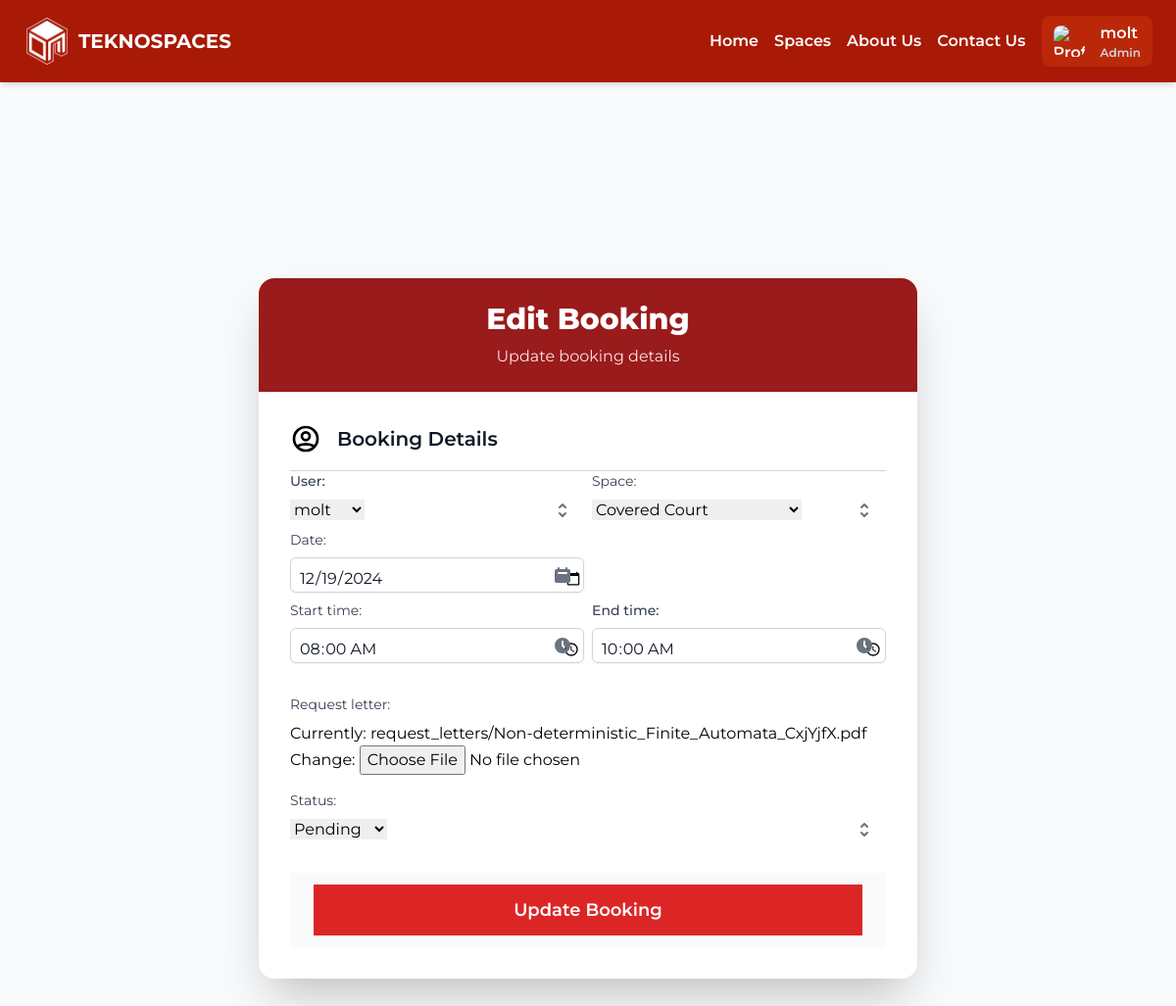
/dashboard/edit_booking/39/ (signed in), run on the app's committed database.
### account/models.py (models this page shows)
class CustomUser(AbstractUser):
    profile_picture = models.ImageField(upload_to='prof_pic', blank=True, null=True)
    first_name = models.CharField(max_length=30, blank=True)
    last_name = models.CharField(max_length=30, blank=True)
    username = models.CharField(max_length=30, unique=True)
    email = models.EmailField(blank=True)
    sex = models.CharField(max_length=1, choices=[('M', 'Male'), ('F', 'Female')])
    year_level = models.IntegerField(null=True, blank=True, default=1)
    usertype = models.CharField(max_length=10, choices=[('student', 'Student'), ('faculty', 'Faculty'), ('admin', 'Admin')])
    program = models.CharField(max_length=100, null=True, default='Unrecorded')
    status = models.CharField(max_length=10, choices=[('active', 'Active'), ('inactive', 'Inactive')], default='active')

### booking/models.py (models this page shows, shortened)
class Booking(models.Model):
    STATUS_CHOICES = [
        ('pending', 'Pending'),
        ('rejected', 'Rejected'),
        ('approved', 'Approved'),
        ('archived', 'Archived'),
    ]
    user = models.ForeignKey(settings.AUTH_USER_MODEL, on_delete=models.CASCADE)
    space = models.ForeignKey(Space, on_delete=models.CASCADE)
    date = models.DateField(null=True, blank=True, default='2003-08-04')
    start_time = models.TimeField()
    end_time = models.TimeField()
    request_letter = models.FileField(upload_to='request_letters/')
    created_at = models.DateTimeField(auto_now_add=True)
    status = models.CharField(max_length=10, choices=STATUS_CHOICES, default='pending')

### dashboard/views.py (the view)
# urls.py: path('edit_booking/<int:booking_id>/', views.edit_booking, name='edit_booking'),
@login_required
def edit_booking(request, booking_id):
    booking = get_object_or_404(Booking, id=booking_id)
    if request.method == 'POST':
        form = BookingForm(request.POST, instance=booking)
        if form.is_valid():
            date = form.cleaned_data['date']
            start_time = form.cleaned_data['start_time']
            end_time = form.cleaned_data['end_time']
            space = form.cleaned_data['space']
            if start_time < time(8, 0) or end_time > time(17, 0):
                messages.error(request, "Booking must be between 8:00 AM and 5:00 PM.")
                return render(request, 'dashboard/edit_booking.html', {'form': form, 'booking': booking})
            else:
                conflict = Booking.objects.filter(
                    space=space,
                    date=date,
                    start_time__lt=end_time,
                    end_time__gt=start_time
                ).exclude(id=booking_id)
                if conflict.exists():
                    messages.error(request, "The selected time slot conflicts with another booking.")
                    print(form.errors)  # Check what's causing the form to be invalid
                    return render(request, 'dashboard/edit_booking.html', {'form': form, 'booking': booking})
                else:
                    form.save()
                    messages.success(request, "Booking updated successfully.")
                    print(form.errors)
                    notification = Notification.objects.create(
                        notification_type='messsage',
                        sender=request.user,
                        receiver=booking.user,
                        message='Your booking has been edited. Kindly check the changes.',
                        link = f'/spaces/{booking.space.id}/'
                    )
                    return redirect('dashboard:my_bookings')
        else:
            messages.error(request, "There were some errors in the form.")
            print(form.errors)
            return render(request, 'dashboard/edit_booking.html', {'form': form, 'booking': booking})
    else:
        form = BookingForm(instance=booking)
    return render(request, 'dashboard/edit_booking.html', {'form': form, 'booking': booking})

### dashboard/forms.py (shortened to what this page needs)
class BookingForm(forms.ModelForm):
    class Meta:
        model = Booking
        fields = ['user', 'space', 'date', 'start_time', 'end_time', 'request_letter', 'status']
        widgets = {
            'start_time': forms.TimeInput(
                attrs={
                    'type': 'time',
                    'class': 'block w-full px-4 py-2.5 text-gray-900 border border-gray-300 rounded-md shadow-sm focus:outline-none focus:border-red-500 focus:ring-2 focus:ring-red-500 transition duration-300 ease-in-out',
                    'placeholder': 'Start Time'
                }
            ),
            'end_time': forms.TimeInput(
                attrs={
                    'type': 'time',
                    'class': 'block w-full px-4 py-2.5 text-gray-900 border border-gray-300 rounded-md shadow-sm focus:outline-none focus:border-red-500 focus:ring-2 focus:ring-red-500 transition duration-300 ease-in-out',
                    'placeholder': 'End Time'
                }
            ),
        }

### space/models.py (called while the page is built)
    def __str__(self):
        return self.title

### dashboard/templates/dashboard/edit_booking.html (shortened to what this page needs)
{% extends 'core/base_no_footer.html' %}
{% block content %}
<div class="flex justify-center items-center min-h-screen px-4 sm:px-6 lg:px-8" style="padding-top: 4vh; padding-bottom: 10vh;">
    <div class="w-full max-w-2xl relative">
        <div class="bg-white shadow-2xl rounded-2xl overflow-hidden flex flex-col h-full">
            <div class="bg-red-800 p-6">
                <h2 class="text-3xl font-extrabold text-white text-center flex items-center justify-center gap-4">
                    Edit Booking
                </h2>
                <p class="text-center text-red-100 mt-2">Update booking details</p>
            </div>
            <form method="post" action="{% url 'dashboard:edit_booking' booking.id %}" enctype="multipart/form-data" class="bg-white shadow-xl rounded-lg overflow-hidden flex-grow flex flex-col">
                <div class="flex-grow overflow-y-auto p-8 space-y-8" style="max-height: calc(100vh - 20vh);">
                    <div>
                        <div class="flex items-center space-x-4 border-b border-gray-300 pb-4">
                            <h3 class="text-xl font-semibold text-gray-900">Booking Details</h3>
                        </div>
                        <div class="grid md:grid-cols-2 gap-2">
                            <div class="relative">
                                <label class="block text-sm font-medium text-gray-700 mb-2">{{ form.user.label_tag }}</label>
                                <div class="relative">
                                    {{ form.user }}
                                    <div class="pointer-events-none absolute inset-y-0 right-0 flex items-center pr-3 text-gray-500">
                                    </div>
                                </div>
                            </div>
                            <div class="relative">
                                <label class="block text-sm text-gray-700 mb-2">{{ form.space.label_tag }}</label>
                                <div class="relative">
                                    {{ form.space }}
                                    <div class="pointer-events-none absolute inset-y-0 right-0 flex items-center pr-3 text-gray-500">
                                    </div>
                                </div>
                            </div>
                            <div class="relative">
                                <label class="block text-sm text-gray-700 mb-2">{{ form.date.label_tag }}</label>
                                <div class="relative">
                                    <input
                                        type="date"
                                        name="{{ form.date.name }}"
                                        value="{{ form.date.value|date:'Y-m-d' }}"
                                        class="block w-full pt-2 pl-2 text-gray-900 border border-gray-300 rounded-md shadow-sm
                                               focus:outline-none focus:border-red-500 focus:ring-2 focus:ring-red-500
                                               transition duration-300 ease-in-out"
                                    >
                                    <div class="pointer-events-none absolute inset-y-0 right-0 flex items-center pr-3 text-gray-500">
                                    </div>
                                </div>
                            </div>
                            <div class="grid md:grid-cols-2 gap-2 col-span-2">
                                <div class="relative">
                                    <label class="block text-sm text-gray-700 mb-2">{{ form.start_time.label_tag }}</label>
                                    <div class="relative">
                                        <input
                                            type="time"
                                            name="{{ form.start_time.name }}"
                                            value="{{ form.start_time.value|date:'H:i' }}"
                                            class="block w-full pt-2 pl-2 text-gray-900 border border-gray-300 rounded-md shadow-sm
                                                   focus:outline-none focus:border-red-500 focus:ring-2 focus:ring-red-500
                                                   transition duration-300 ease-in-out"
                                        >
                                        <div class="pointer-events-none absolute inset-y-0 right-0 flex items-center pr-3 text-gray-500">
                                        </div>
                                    </div>
                                </div>
                                <div class="relative">
                                    <label class="block text-sm font-medium text-gray-700 mb-2">{{ form.end_time.label_tag }}</label>
                                    <div class="relative">
                                        <input
                                            type="time"
                                            name="{{ form.end_time.name }}"
                                            value="{{ form.end_time.value|date:'H:i' }}"
                                            class="block w-full pt-2 pl-2 text-gray-900 border border-gray-300 rounded-md shadow-sm
                                                   focus:outline-none focus:border-red-500 focus:ring-2 focus:ring-red-500
                                                   transition duration-300 ease-in-out"
                                        >
                                        <div class="pointer-events-none absolute inset-y-0 right-0 flex items-center pr-3 text-gray-500">
                                        </div>
                                    </div>
                                </div>
                            </div>
                        </div>
                    </div>
                    <div>
                        <div>
                            <label class="block text-sm text-gray-700 mb-2">{{ form.request_letter.label_tag }}</label>
                            <div class="relative">
                                {{ form.request_letter }}
                        </div>
                        <label class="block text-sm text-gray-700 mb-2 mt-4">{{ form.status.label_tag }}</label>
                                <div class="relative">
                                    {{ form.status }}
                                    <div class="pointer-events-none absolute inset-y-0 right-0 flex items-center pr-3 text-gray-500">
                                    </div>
                                </div>
                    </div>
                </div>
                <div class="z-[999999] bg-gray-50 px-4 py-3 text-right sm:px-6 sticky bottom-0">
                    <button type="submit" class=" w-full py-3 text-lg font-semibold text-white bg-red-600 hover:bg-red-700 focus:outline-none focus:ring-2 focus:ring-offset-2 focus:ring-red-500 transition duration-300 ease-in-out">
                        Update Booking
                    </button>
                </div>
            </form>
        </div>
    </div>
</div>
{% endblock %}

### core/templates/core/base_no_footer.html (shortened to what this page needs)
<!DOCTYPE html>
<html lang="en">
<head>
    <script src="https://cdn.tailwindcss.com"></script>
    {% load static %}
    <link rel="stylesheet" href="{% static 'core/css/style.css' %}" type="text/css">
    <link rel="stylesheet" href="{% static 'css/base.css' %}" type="text/css">
    <link rel="stylesheet" href="https://cdnjs.cloudflare.com/ajax/libs/font-awesome/5.15.4/css/all.min.css">
</head>
<body class="bg-gray-50 font-sans">
    <nav class="py-4 px-6 flex flex-wrap items-center bg-[#A81906] shadow-md justify-between">
        {% load static %}
        <div class="flex items-center space-x-2">
            <img src="{% static 'core/images/logo-1.png' %}" alt="Logo" class="object-scale-down h-12 w-12">
            <a href="/" class="text-xl font-bold text-white">TEKNOSPACES</a>
        </div>
        <div class="w-full md:w-auto flex flex-col md:flex-row md:space-x-4 space-y-2 md:space-y-0 mt-4 md:mt-0 items-center md:justify-end">
            <a href="{% url 'core:index' %}" class="text-base font-semibold text-white hover:text-gray-300 transition">Home</a>
            <a href="{% url 'space:spaces' %}" class="text-base font-semibold text-white hover:text-gray-300 transition">Spaces</a>
            <a href="{% url 'core:about_us' %}" class="text-base font-semibold text-white hover:text-gray-300 transition">About Us</a>
            <a href="{% url 'core:contact_us' %}" class="text-base font-semibold text-white hover:text-gray-300 transition">Contact Us</a>
            {% if user.is_authenticated %}
                <div class="relative" id="profileDropdown">
                    <button onclick="toggleDropdown()" class="flex items-center px-3 py-1.5 text-base font-semibold bg-[#BA2709] text-white rounded-lg hover:bg-red-700 transition focus:outline-none">
                        <img src="{% static 'core/images/malt-admin.jpg' %}" alt="Profile Picture" class="h-8 w-8 rounded-lg mr-4">
                        <div class="flex flex-col items-start">
                            <span>{{ user.username }}</span>
                            {% if user.is_superuser %}
                                <span class="text-xs text-gray-300 mt-.2">Admin</span>
                            {% endif %}
                        </div>
                    </button>
                </div>
            {% else %}
                <a href="{% url 'core:log_in' %}" class="flex items-center px-3 py-1.5 text-base font-semibold bg-[#BA2709] text-white rounded-lg hover:bg-red-700 transition">
                    <span>Log In</span>
                </a>
            {% endif %}
        </div>
    </nav>
    {% block content %}
    {% endblock %}

### static/css/base.css (style rules this page uses)
body { font-family: 'Montserrat', sans-serif; }

### data on the page
CustomUser: username "molt"
Booking: user "molt", space "Covered Court", date "12/19/2024", status "Pending"
